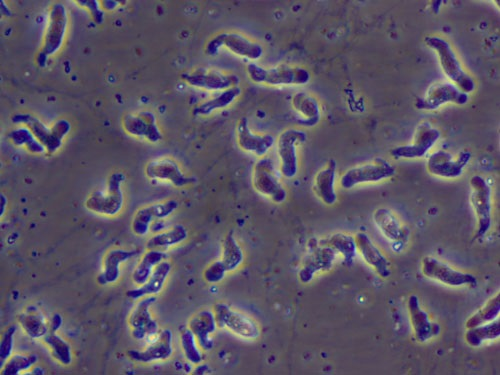
#> input picture Data aufbereiten/bilder_aufbereiten/ameba.jpg, 500 x 375 px
$ python bilddaten_aufbereiten.py
#> lines starting #> are read from the running program, lines starting #| are printed output that depends on the picture; after the words box and inside, x2 and y2 are one past the last pixel; in counts of white or black regions, pixels touching at a corner belong together
from skimage import io, color
from skimage.filters import gaussian
import matplotlib.pyplot as plt
from os import path

#Pfade Einrichtung
current_dir = path.dirname(path.abspath(__file__))
filename = path.join(current_dir,"ameba.jpg")

fig, ax  = plt.subplots(1,3, figsize=(12,5))

#image laden
image = io.imread(filename)
#> image is the input picture: shape (375, 500, 3); mean R, G, B 91.2, 83.5, 100.9

#image Vorverabeitung
if image.ndim == 3:
    image = color.rgb2gray(image)
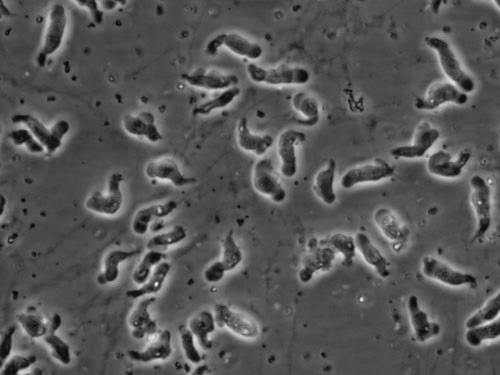
#> image: shape (375, 500) float64; min 0.0268, max 0.966, mean 0.339

image_smooth = gaussian(image, sigma=1.0)

# Kantendetektion (Canny)
from skimage.feature import canny

edges = canny(
    image_smooth,
    sigma=1.5,
    low_threshold=0.1,
    high_threshold=0.3,
    use_quantiles=True
)
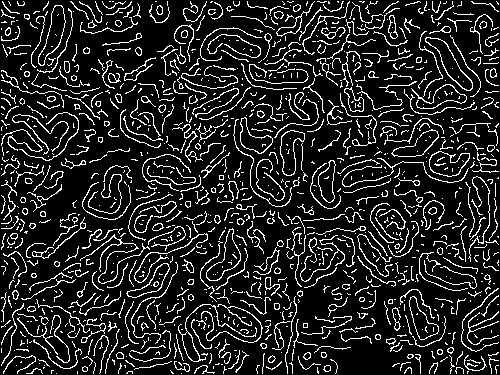
#> edges: shape (375, 500) bool; 14.3% white in thin lines or dots

# Segmentierung (Chan_Vese)
from skimage.segmentation import chan_vese

segmentation = chan_vese(
    image_smooth,
    mu=0.4,
    lambda1=1.0,
    lambda2=1.0,
    init_level_set="disk",
    max_num_iter=300
)
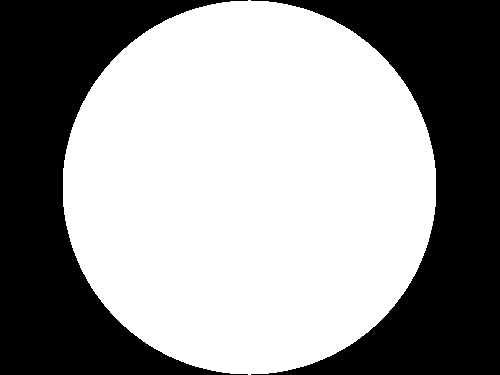
#> segmentation: shape (375, 500) bool; 58.6% white; 2 black regions, box (x1, y1, x2, y2) and area: (251, 0, 500, 375) 39017, (0, 0, 248, 375) 38643

# Feature-Extraktion : Erzeuge numerische Features für ML
import numpy as np

features = {
    "edge_density":edges.mean(), # kantig
    "segmant_area":segmentation.sum(), # Größe
    "mean_intensity_segment":image[segmentation].mean(),# Material
    "std_intensity_segment":image[segmentation].std()#Texturehinweise
}
#> features = {'edge_density': 0.143, 'segmant_area': 109840, 'mean_intensity_segment': 0.346, 'std_intensity_segment': 0.105}
X = np.array(list(features.values()))
#> X = [0.143, 109840, 0.346, 0.105]
print(X)
#| [1.43242667e-01 1.09840000e+05 3.45614109e-01 1.05099786e-01]

# Vorbereitung für sklearn
from sklearn.preprocessing import StandardScaler

scaler = StandardScaler()
X_scaled = scaler.fit_transform(X.reshape(1,-1))
#> X_scaled = [[0, 0, 0, 0]]


#io.imshow(image)
ax[0].imshow(image, cmap="gray")
ax[0].set_title("Original")

ax[1].imshow(edges, cmap="gray")
ax[1].set_title("Canny")

ax[2].imshow(segmentation, cmap="gray")
ax[2].contour(segmentation, color="r")
ax[2].set_title("Chan_Vese")

plt.show()
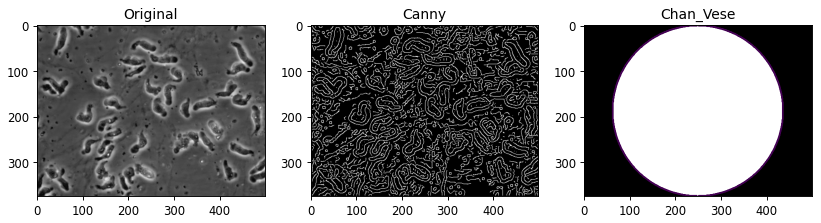
#> figure drawn by matplotlib, 3 panels

$ run again, with Data aufbereiten/bilder_aufbereiten/apple.jpg copied over Data aufbereiten/bilder_aufbereiten/ameba.jpg
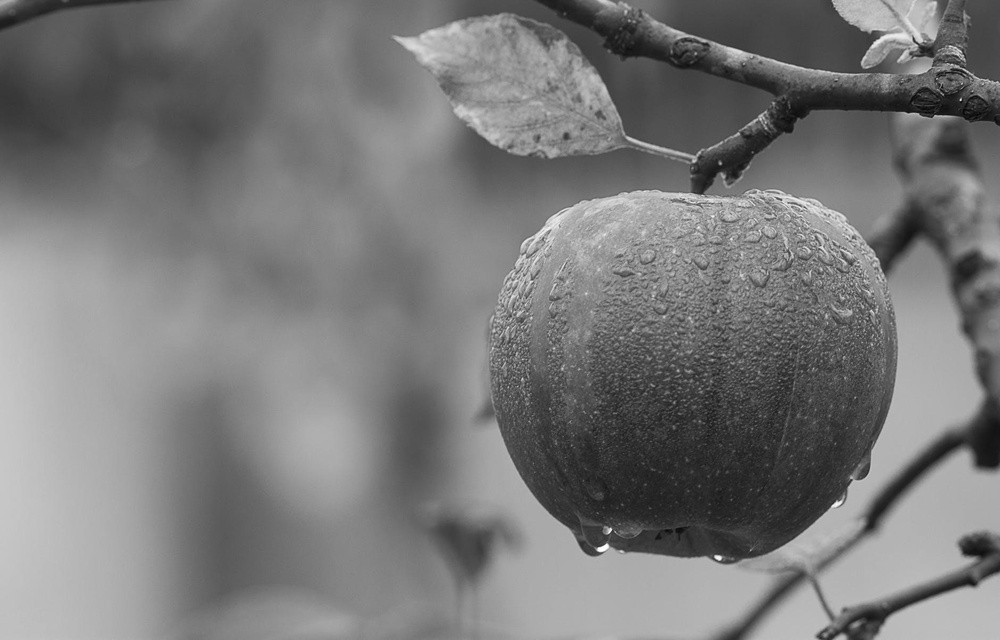
#> input picture Data aufbereiten/bilder_aufbereiten/apple.jpg, 1000 x 640 px, shrunk from 1880 x 1204 before the run
#> image is the input picture: shape (640, 1000); min 1, max 255, mean 121.2
#> `edges = canny( image_smooth, sigma=1.5, low_threshold=0.1, high_thresh..`:
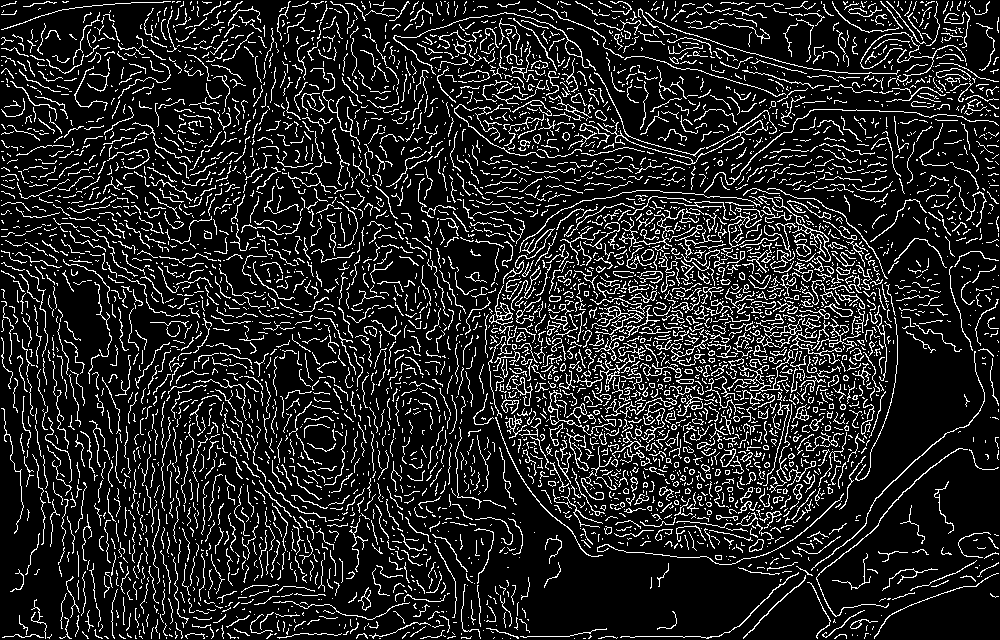
#> edges: shape (640, 1000) bool; 13.9% white in thin lines or dots
#> segmentation: shape (640, 1000) bool; 50% white; 1 white region, box (x1, y1, x2, y2) and area: (181, 0, 819, 638) 319681
#> features = {'edge_density': 0.139, 'segmant_area': 319681, 'mean_intensity_segment': 118, 'std_intensity_segment': 37.66}
#> X = [0.139, 319681, 118, 37.66]
#| [1.39335938e-01 3.19681000e+05 1.17991707e+02 3.76615107e+01]
#> X_scaled = [[0, 0, 0, 0]]
#> `plt.show()`:
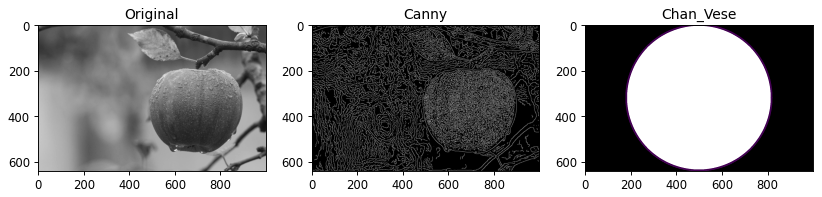
#> figure drawn by matplotlib, 3 panels
